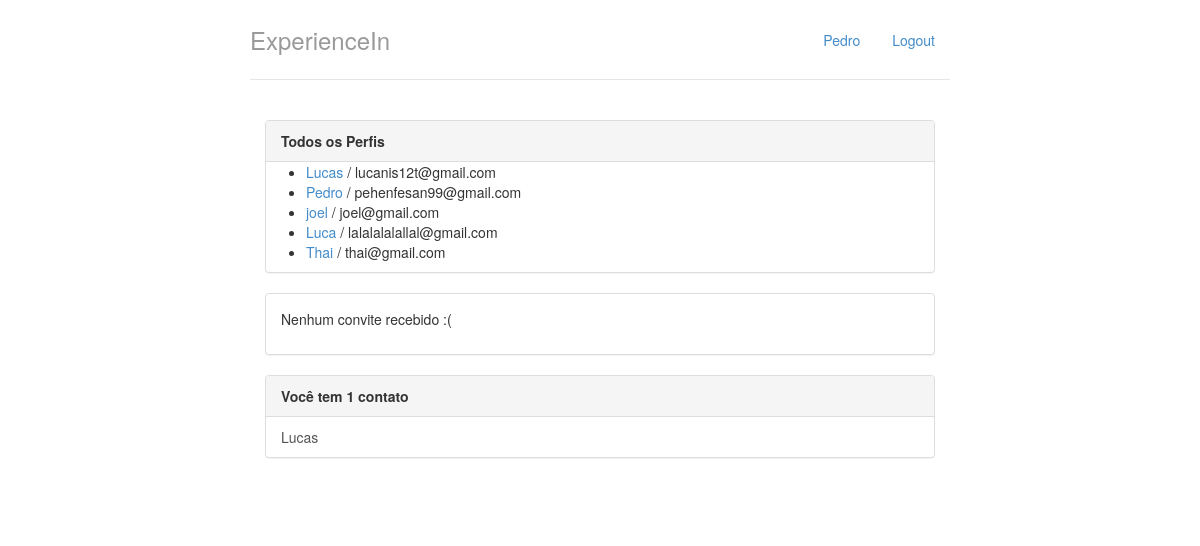
Screenshot of / (signed in) with the database file from the repository.
### perfis/models.py (models this page shows, shortened)
class Perfil(models.Model):
    nome = models.CharField(max_length=255, null=False)
    telefone = models.CharField(max_length=255, null=False)
    nome_empresa = models.CharField(max_length=255, null=False)
    contatos = models.ManyToManyField('self')
    usuario = models.OneToOneField(
        User, on_delete=models.CASCADE, related_name="perfil")
    @property
    def email(self):
        return self.usuario.email

### perfis/views.py (the view)
# urls.py: path('', views.index, name='index'),
@login_required
def index(request):
    return render(request, 'index.html', {'perfis': Perfil.objects.all(), 'perfil_logado': get_perfil_logado(request)})

### perfis/views.py (called while the page is built)
@login_required
def get_perfil_logado(request):
    return request.user.perfil

### perfis/templates/index.html (shortened to what this page needs)
{% extends "base.html" %}
{% block body %}
<div class="col-lg-12">
    <div class="panel panel-default">
        <div class="panel-heading">
            <strong>Todos os Perfis</strong>
        </div>
        {% if perfis %}
        <ul>
            {% for perfil in perfis %}
            <li>
                <a href="{% url 'exibir' perfil.id%}">{{ perfil.nome }}</a> / {{ perfil.email }}
            </li>
            {% endfor %}
        </ul>
        {% else %}
        <p>Nenhum Perfil encontrado</p>
        {% endif %}
    </div>
    <div class="panel panel-default">
        {% with total_de_convites=perfil_logado.convites_recebidos.count %}
        {% if total_de_convites %}
        <div class="panel-heading">
            <strong>Você tem {{ total_de_convites }} convite{{ total_de_convites|pluralize }} aguardando
                aprovação</strong>
        </div>
        <ul class="list-group">
            {% for convite in perfil_logado.convites_recebidos.all %}
            <li class="list-group-item">
                {{ convite.solicitante.nome }}
                <a href="{% url 'aceitar' convite.id %}" class="pull-right">aceitar</a>
            </li>
            {% endfor %}
        </ul>
        {% else %}
        <div class="panel-body">
            <p>Nenhum convite recebido :(</p>
        </div>
        {% endif %}
        {% endwith %}
    </div>
    <div class="panel panel-default">
        {% with total_de_contatos=perfil_logado.contatos.count %}
        {% if total_de_contatos %}
        <div class="panel-heading">
            <strong>Você tem {{total_de_contatos}} contato{{ total_de_contatos|pluralize }}</strong>
        </div>
        <ul class="list-group">
            {% for contato in perfil_logado.contatos.all %}
            <a href="{% url 'exibir' contato.id %}" class="list-group-item">{{ contato.nome }}</a>
            {% endfor %}
        </ul>
        {% else %}
        <div class="panel-body">
            <p>Você não possui contatos no momento :(</p>
        </div>
        {% endif %}
        {% endwith %}
    </div>
</div>
{% endblock %}
<!--{% load staticfiles %}

### perfis/templates/base.html (shortened to what this page needs)
{% load staticfiles %}
<!DOCTYPE html>
<html lang="pt">
<head>
    <link href={% static "styles/bootstrap.css" %} rel="stylesheet">
    <link href={% static "styles/main.css" %} rel="stylesheet">
</head>
<body>
    <div class="container">
        <div class="header">
            <ul class="nav nav-pills pull-right">
                <li class=""><a href="{% url 'index' %}">{{perfil_logado.nome}}</a></li>
                <li class=""><a href="/logout/">Logout</a></li>
            </ul>
            <h3 class="text-muted">ExperienceIn</h3>
        </div>
        <div class="row content">
            {% block body %}
            {% endblock %}
        </div>
    </div>
</body>
</html>

### perfis/static/styles/main.css (style rules this page uses)
body { padding-top: 20px; padding-bottom: 20px; }
.header, .content, .footer { padding-left: 15px; padding-right: 15px; }
.header { border-bottom: 1px solid #e5e5e5; }
.header h3 { margin-top: 0; margin-bottom: 0; line-height: 40px; padding-bottom: 19px; }
@media (min-width: 768px) { .container { max-width: 730px; } }
.content { margin: 40px 0; }
@media screen and (min-width: 768px) { .header, .content, .footer { padding-left: 0; padding-right: 0; } }
@media screen and (min-width: 768px) { .header { margin-bottom: 30px; } }

### rows the page displays
Perfil: nome "Pedro", email "pehenfesan99@gmail.com"
Perfil: nome "Lucas", email "lucanis12t@gmail.com"
Perfil: nome "joel", email "joel@gmail.com"
Perfil: nome "Luca", email "lalalalalallal@gmail.com"
Perfil: nome "Thai", email "thai@gmail.com"

### other values shown
{{ total_de_contatos }} "1"
